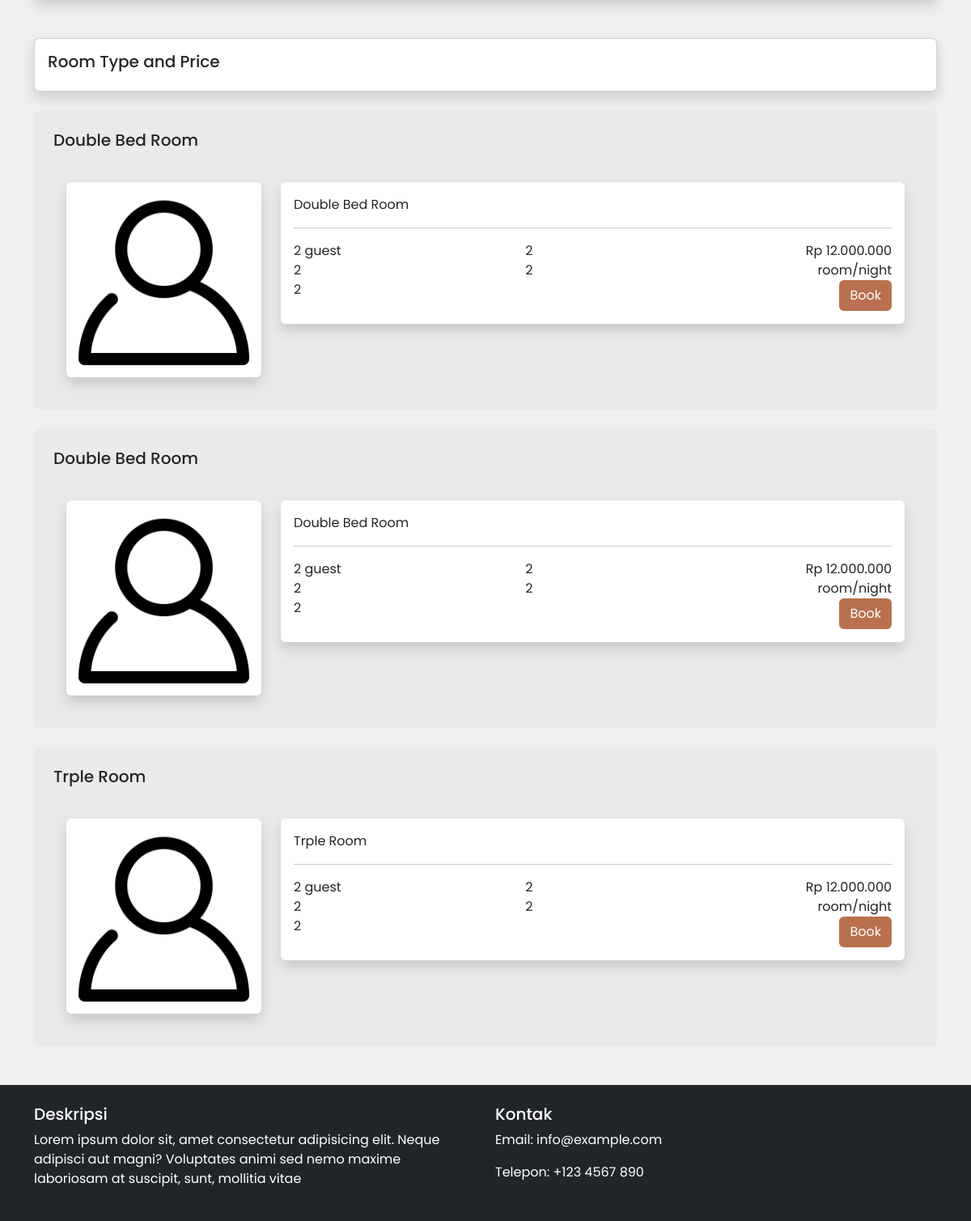
The app's page /dashboard/user/hotel-detail.php?id=1 (lower part), older data.
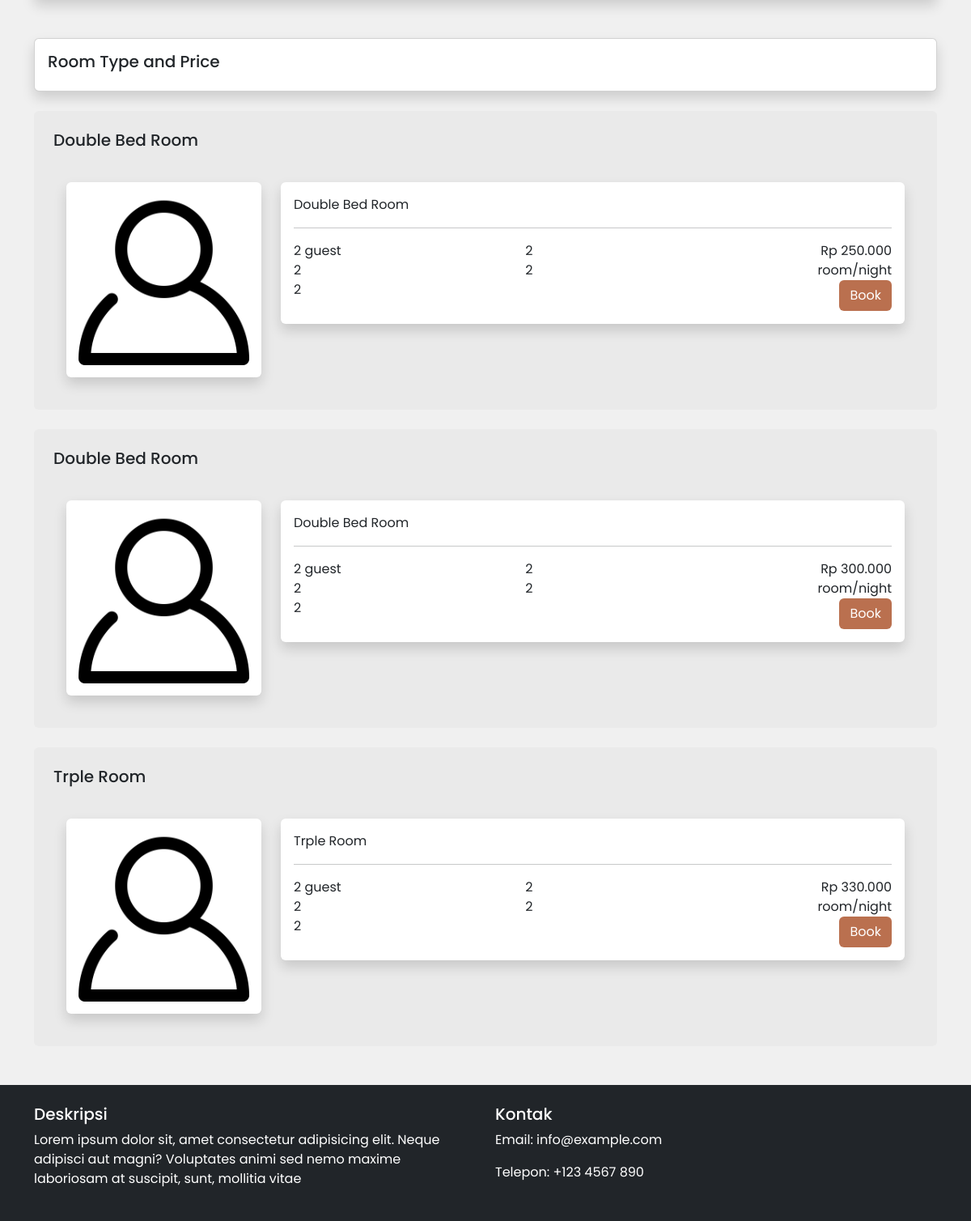
The same page, newer data.
### tables this page shows
CREATE TABLE `kamar` (
  `ID_KAMAR` int(11) NOT NULL,
  `ID_HOTEL` int(11) NOT NULL,
  `ID_TIPE_KAMAR` int(11) NOT NULL,
  `HARGA_KAMAR` decimal(10,0) NOT NULL,
  `STATUS_KAMAR` enum('Available','Unavailable') NOT NULL,
  `GAMBAR_KAMAR` varchar(255) NOT NULL,
  `JUMLAH_RUANGAN` int(20) NOT NULL
);

CREATE TABLE `tipe_kamar` (
  `ID_TIPE_KAMAR` int(11) NOT NULL,
  `TIPE_KAMAR` varchar(20) NOT NULL
);

### dashboard/user/hotel-detail.php (the view, shortened to what this page needs)
<?php
    include '../../controller/koneksi.php';
    $id_hotel = $_GET['id'];
    if (!isset($_SESSION['user_type']) || empty($_SESSION['user_type'])) {
        include '../../partials/header.php';
    } elseif ($_SESSION['user_type'] === 'tamu') {
        include '../../partials/header-login-noindex.php';
    }
?>
<div class="container mt-4">
    <div class="card shadow mt-5">
      <div class="card-body">
        <h5 class="card-title">Room Type and Price</h5>
      </div>
    </div>
<?php
    $query = "SELECT kamar.*, tipe_kamar.tipe_kamar
    FROM kamar
    JOIN hotel ON kamar.ID_HOTEL = hotel.ID_HOTEL
    JOIN tipe_kamar ON kamar.id_tipe_kamar = tipe_kamar.id_tipe_kamar
    WHERE kamar.id_hotel = $id_hotel;";
    $result = $koneksi->query($query);
    if ($result->num_rows > 0) {
        while ($row = $result->fetch_assoc()) {
            echo '
            <div class="card card-room p-4 mt-4">
                <h5 class="card-title mb-4">' . $row['tipe_kamar'] . '</h5>
                <div class="card-body">
                    <div class="row">
                        <div class="col-md-3">
                            <div class="card shadow border-0">
                                <img src="../../img/banner/1.png" alt="" class="rounded">
                            </div>
                        </div>
                        <div class="col">
                            <div class="card shadow border-0">
                                <div class="card-body">
                                    <span class="title-room">' . $row['tipe_kamar'] . '</span>
                                    <hr>
                                    <div class="row">
                                        <div class="col-md-9">
                                            <div class="fasilitas">
                                                <div class="row">
                                                    <div class="col">
                                                        ' . 2 . ' guest
                                                    </div>
                                                    <div class="col">
                                                        ' . 2 . '
                                                    </div>
                                                </div>
                                                <div class="row">
                                                    <div class="col">
                                                        ' . 2 . '
                                                    </div>
                                                    <div class="col">
                                                        ' . 2 . '
                                                    </div>
                                                </div>
                                                <div class="row">
                                                    <div class="col">
                                                        ' . 2 . '
                                                    </div>
                                                </div>
                                            </div>
                                        </div>
                                        <div class="col-md-3">
                                            <div class="price-tag text-end">
                                                <span>Rp ' . number_format($row['HARGA_KAMAR'], 0, ',', '.') . '</span>
                                                <span>room/night</span>
                                            </div>
                                            <a class="btn btn btn-custom-book" href="book.php?id='.$row['ID_KAMAR'].'">Book</a>
                                        </div>
                                    </div>
                                </div>
                            </div>
                        </div>
                    </div>
                </div>
            </div>';
        }
    } else {
        echo "Tidak ada data kamar yang ditemukan.";
    }
?>
</div>
<?php
  include '../../partials/footer.php'
 ?>

### partials/header.php (shortened to what this page needs)
<!DOCTYPE html>
<html lang="en">
<head>
    <link href="https://cdn.jsdelivr.net/npm/bootstrap@5.3.2/dist/css/bootstrap.min.css" rel="stylesheet">
    <link rel="stylesheet" href="../../style.css">
    <link rel="stylesheet" href="https://cdnjs.cloudflare.com/ajax/libs/font-awesome/6.3.0/css/all.min.css">
</head>
</head>
<body>

### partials/footer.php
<footer class="bg-dark text-white py-4 mt-5">
    <div class="container">
      <div class="row">
        <div class="col-md-6">
            <h5>Deskripsi</h5>
            <p>Lorem ipsum dolor sit, amet consectetur adipisicing elit. Neque adipisci aut magni?
               Voluptates animi sed nemo maxime laboriosam at suscipit, sunt, mollitia vitae</p>
        </div>
        <div class="col-md-6 text-md-right">
            <h5>Kontak</h5>
            <p>Email: info@example.com</p>
            <p>Telepon: +123 4567 890</p>
        </div>
      </div>
    </div>
  </footer>
</body>
</html>

### style.css (style rules this page uses)
body { background-color: #f0f0f0; }
* { font-family: 'Poppins', sans-serif; }
.card.card-room { background-color: #a0a0a013; border: none; }
.btn.btn-custom-book { background-color: #BA704F; color: #ffffff; float: right; }

Row changes from the older to the newer data that the page shows:
changed kamar (number 1 of 3 on the later page): HARGA_KAMAR "12.000.000" → "250.000"
changed kamar (number 2 of 3 on the later page): HARGA_KAMAR "12.000.000" → "300.000"
changed kamar "Trple Room": HARGA_KAMAR "12.000.000" → "330.000"
